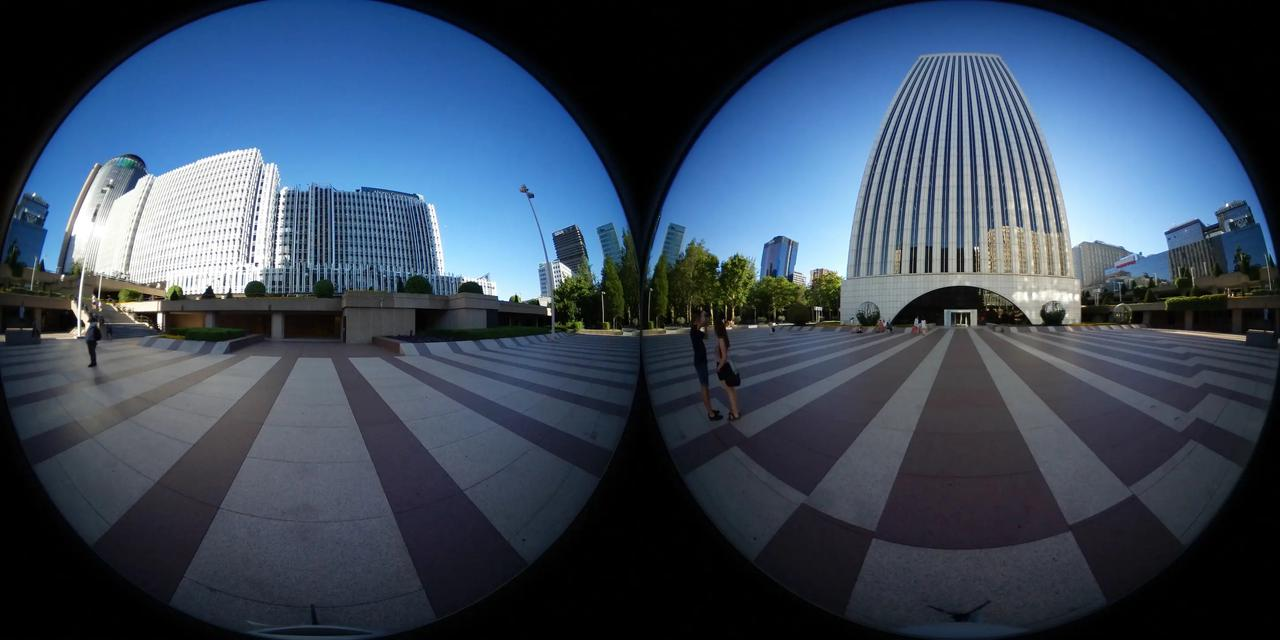
#> input picture images/fisheye_city_dual.png, 1280 x 640 px
$ python edges.py --input ../images/fisheye_city_dual.png --output out.png   (older library calls are emulated)
#> lines starting #> are read from the running program, lines starting #| are printed output that depends on the picture
#> in main, img is the input picture: shape (640, 1280, 3); mean B, G, R 90.6, 72, 57.8
"""Image-edge extraction for fisheye seam alignment.

The seam-error optimizer compares the OVERLAP between the two lenses.
Comparing raw pixel intensities conflates geometric misregistration with
brightness / exposure differences between the lenses; comparing GRADIENT
MAGNITUDES removes the brightness component and lets the optimizer focus on
structural alignment.

This module exposes a single function, :func:`extract_edges`, with a small
choice of operators.  It is intentionally dependency-light: only numpy and
OpenCV are required.
"""

from __future__ import annotations

import cv2
import numpy as np


_VALID_METHODS = ("sobel", "scharr", "laplacian", "canny")


def extract_edges(
    img: np.ndarray,
    method: str = "sobel",
    blur_ksize: int = 10,
    normalize: bool = True,
    canny_lo: int = 0,
    canny_hi: int = 255,
) -> np.ndarray:
    """Convert an image into a single-channel edge / gradient-magnitude map.

    Args:
        img:         H x W or H x W x 3 image (uint8 or float).  Colour input
                     is converted to grayscale first.
        method:      Edge operator -- one of:

                       * ``"sobel"``     -- Sobel x/y, sqrt(gx^2 + gy^2). Default.
                                            Smooth, continuous, good for
                                            optimization signals.
                       * ``"scharr"``    -- Scharr operator (more accurate than
                                            Sobel at small kernel sizes).
                       * ``"laplacian"`` -- |Laplacian|, rotationally isotropic.
                       * ``"canny"``     -- Canny edge detector (binary, sparse).
                                            Use for very clean structural matches.

        blur_ksize:  Gaussian pre-blur kernel size to suppress sensor noise.
                     0 or 1 disables blur.  Even values are bumped to the next
                     odd value (OpenCV requirement).
        normalize:   Rescale the magnitude image to the full 0..255 range.
                     Automatically off for ``method="canny"`` (already binary).
        canny_lo:    Lower hysteresis threshold for Canny (only when method="canny").
        canny_hi:    Upper hysteresis threshold for Canny (only when method="canny").

    Returns:
        Single-channel uint8 image with shape (H, W).
    """
#> called with method = 'sobel', blur_ksize = 3, normalize = True, canny_lo = 50, canny_hi = 150
    if method not in _VALID_METHODS:
        raise ValueError(
            f"method must be one of {_VALID_METHODS}, got {method!r}"
        )

    # ---- Coerce to a dtype OpenCV's filters accept ----
    if img.ndim == 3:
        gray = cv2.cvtColor(img, cv2.COLOR_BGR2GRAY)
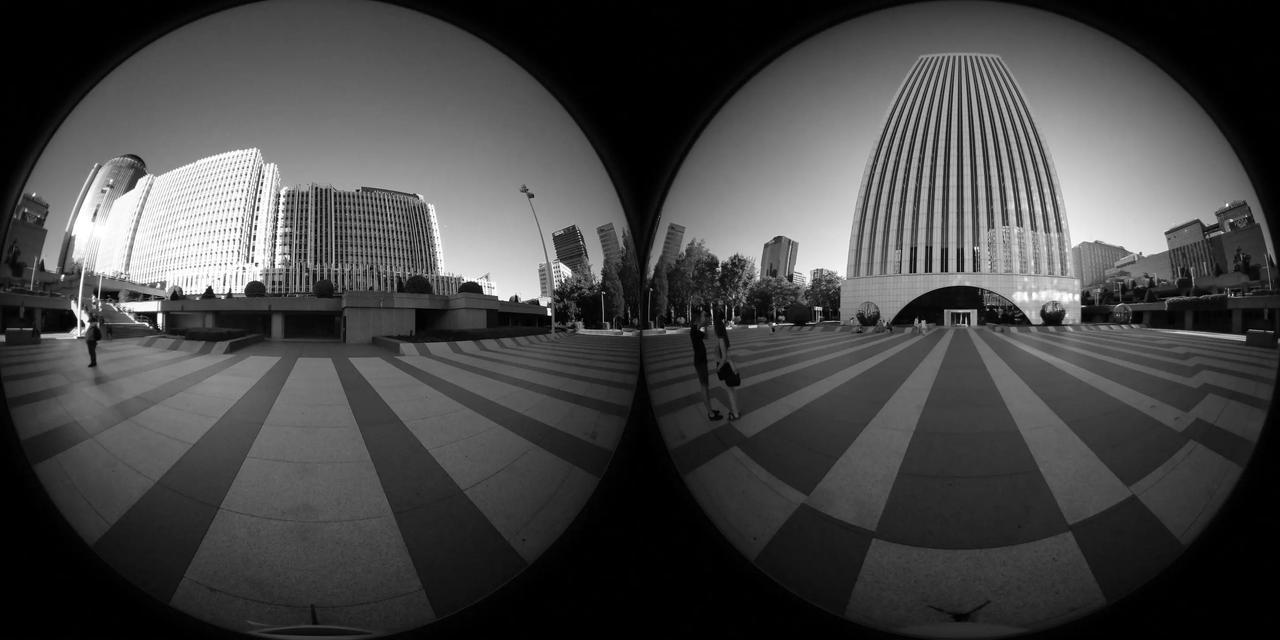
#> gray: shape (640, 1280); min 0, max 255, mean 69.8
    else:
        gray = img
    if gray.dtype not in (np.uint8, np.float32):
        gray = np.clip(gray, 0, 255).astype(np.uint8)

    # ---- Optional blur ----
    if blur_ksize and blur_ksize > 1:
        k = blur_ksize if blur_ksize % 2 == 1 else blur_ksize + 1
        gray = cv2.GaussianBlur(gray, (k, k), 0)

    # ---- Edge operator ----
    if method == "canny":
        if gray.dtype != np.uint8:
            gray = np.clip(gray, 0, 255).astype(np.uint8)
        return cv2.Canny(gray, canny_lo, canny_hi)

    if method == "laplacian":
        mag = np.abs(cv2.Laplacian(gray, cv2.CV_32F, ksize=3))
    elif method == "scharr":
        gx = cv2.Scharr(gray, cv2.CV_32F, 1, 0)
        gy = cv2.Scharr(gray, cv2.CV_32F, 0, 1)
        mag = np.sqrt(gx * gx + gy * gy)
    else:  # sobel
        gx = cv2.Sobel(gray, cv2.CV_32F, 1, 0, ksize=3)
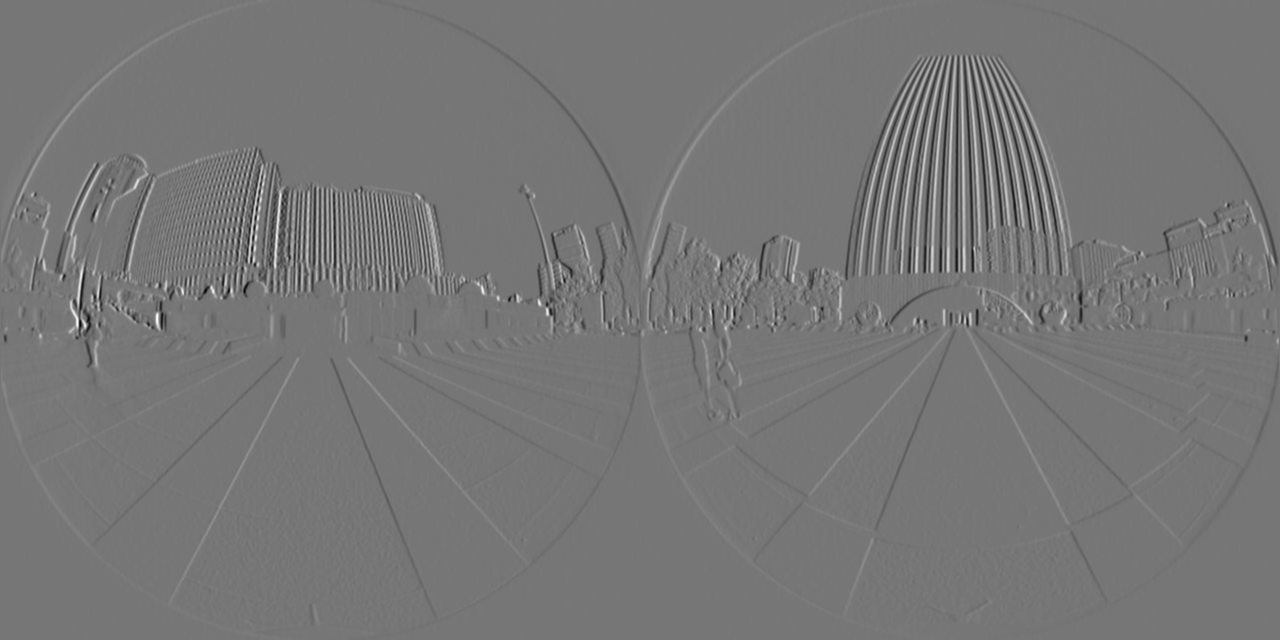
#> gx: shape (640, 1280) float32; min -586, max 672, mean 0; drawn with min black and max white
        gy = cv2.Sobel(gray, cv2.CV_32F, 0, 1, ksize=3)
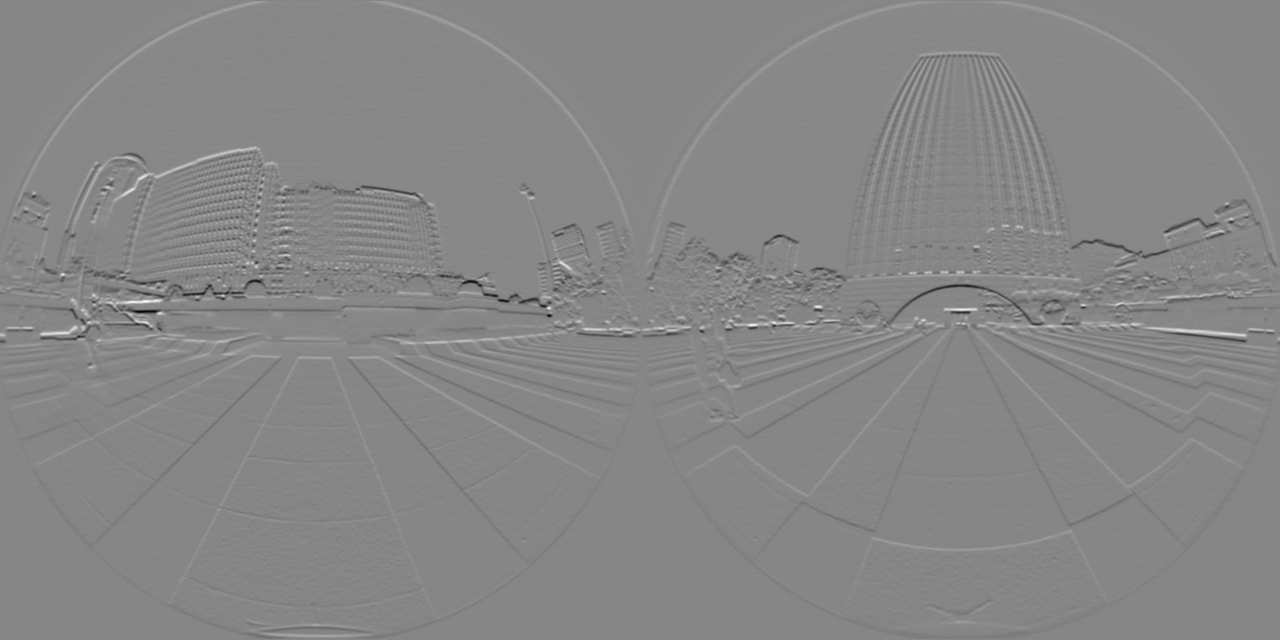
#> gy: shape (640, 1280) float32; min -674, max 602, mean 0; drawn with min black and max white
        mag = np.sqrt(gx * gx + gy * gy)
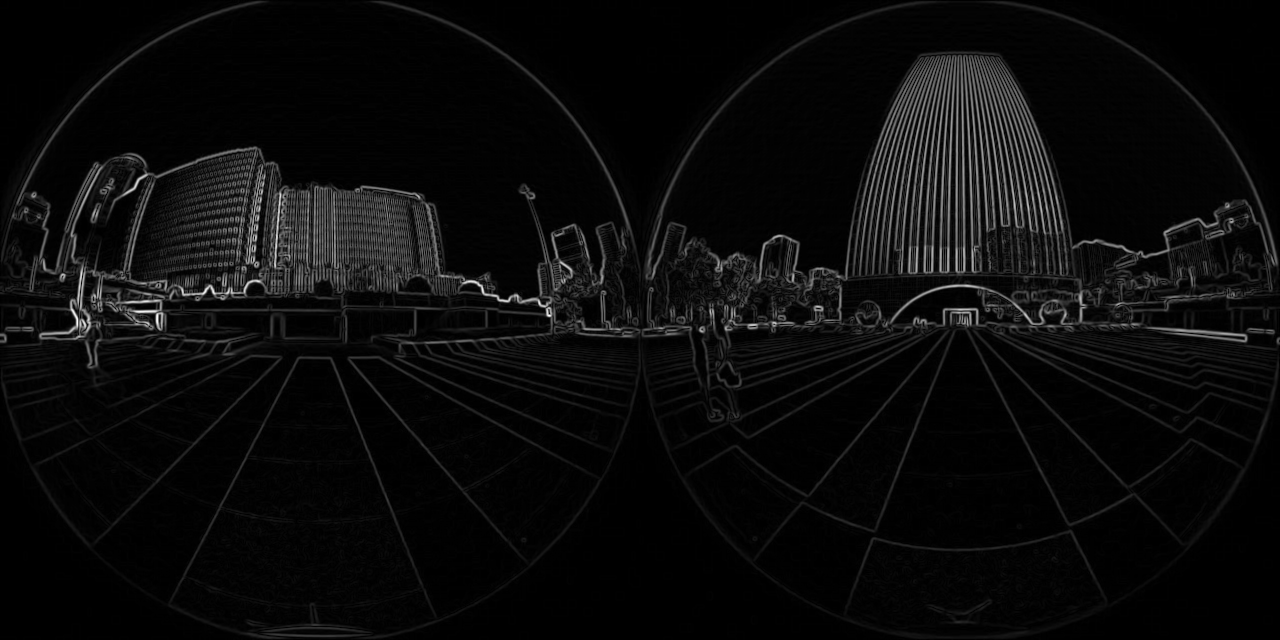
#> mag: shape (640, 1280) float32; min 0, max 675.9, mean 30.2; drawn with min black and max white

    if normalize:
        peak = float(mag.max())
#> peak = 675.9
        if peak > 1e-6:
            mag = mag * (255.0 / peak)
    return np.clip(mag, 0, 255).astype(np.uint8)


# ---------------------------------------------------------------------------
# CLI
# ---------------------------------------------------------------------------

def main():
    """Standalone edge-extraction CLI.

    Examples:
      python edges.py -i frame.jpg -o edges.png
      python edges.py -i frame.jpg -o edges.png --method canny --canny-lo 80 --canny-hi 200
      python edges.py -i frame.jpg -o edges.png --method scharr --blur 5
    """
    import argparse
    import sys
    from pathlib import Path

    parser = argparse.ArgumentParser(
        description="Extract edges / gradient magnitudes from an image.",
        formatter_class=argparse.RawDescriptionHelpFormatter,
        epilog=main.__doc__,
    )
    parser.add_argument("-i", "--input", required=True, metavar="FILE",
                        help="Input image (any OpenCV-readable format).")
    parser.add_argument("-o", "--output", required=True, metavar="FILE",
                        help="Output image path (PNG / JPG).")
    parser.add_argument("-m", "--method", choices=_VALID_METHODS, default="sobel",
                        help="Edge operator (default: sobel).")
    parser.add_argument("--blur", type=int, default=3, metavar="K",
                        help="Pre-blur Gaussian kernel size; 0 or 1 disables (default: 3).")
    parser.add_argument("--no-normalize", action="store_true",
                        help="Do NOT rescale the output to 0..255.")
    parser.add_argument("--canny-lo", type=int, default=50,
                        help="Canny lower hysteresis threshold (default: 50).")
    parser.add_argument("--canny-hi", type=int, default=150,
                        help="Canny upper hysteresis threshold (default: 150).")
    parser.add_argument("--show", action="store_true",
                        help="Also display input + output side-by-side via OpenCV.")
    args = parser.parse_args()

    in_path = Path(args.input)
    if not in_path.exists():
        sys.exit(f"Input file not found: {in_path}")

    img = cv2.imread(str(in_path), cv2.IMREAD_UNCHANGED)
    if img is None:
        sys.exit(f"Could not read image: {in_path}")

    edges = extract_edges(
        img,
        method=args.method,
        blur_ksize=args.blur,
        normalize=not args.no_normalize,
        canny_lo=args.canny_lo,
        canny_hi=args.canny_hi,
    )

    out_path = Path(args.output)
    out_path.parent.mkdir(parents=True, exist_ok=True)
    if not cv2.imwrite(str(out_path), edges):
        sys.exit(f"Failed to write output: {out_path}")

    print(f"Edges ({args.method}) saved: {out_path}  "
          f"shape={edges.shape}, dtype={edges.dtype}, "
          f"min={int(edges.min())}, max={int(edges.max())}")
#| Edges (sobel) saved: out.png  shape=(640, 1280), dtype=uint8, min=0, max=255

    if args.show:
        gray = (cv2.cvtColor(img, cv2.COLOR_BGR2GRAY)
                if img.ndim == 3 else img)
        if gray.dtype != np.uint8:
            gray = np.clip(gray, 0, 255).astype(np.uint8)
        if gray.shape != edges.shape:
            gray = cv2.resize(gray, (edges.shape[1], edges.shape[0]))
        side_by_side = np.hstack([gray, edges])
        cv2.imshow("input | edges (q to quit)", side_by_side)
        while True:
            if cv2.waitKey(50) & 0xFF in (ord("q"), 27):
                break
        cv2.destroyAllWindows()


if __name__ == "__main__":
    main()
